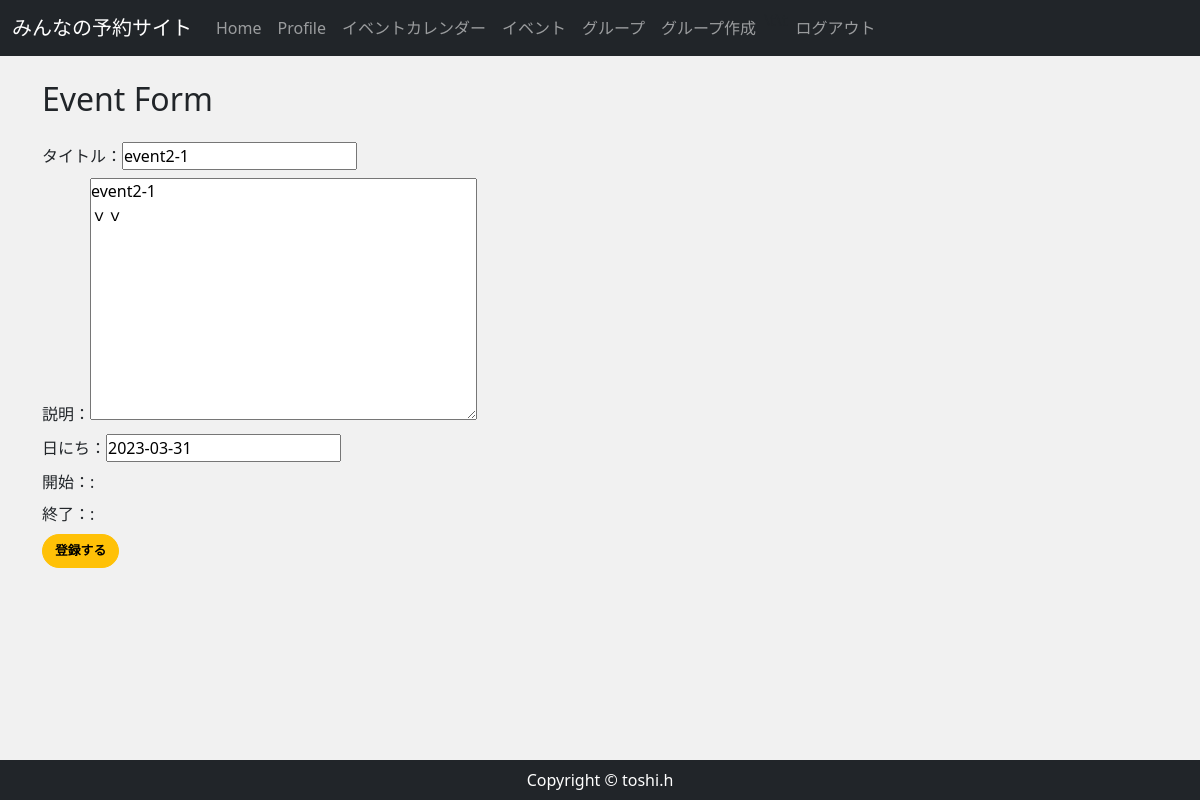
The page /event_edit/3/ (signed in) on the database its author committed.
### reservation/models.py (models this page shows, shortened)
class Event(models.Model):
    event_title = models.CharField(max_length=150)
    event_detail = models.TextField()
    group = models.ForeignKey(Group,  on_delete=models.CASCADE, related_name="group_event")
    event_date = models.DateField()
    start_time = models.TimeField()
    end_time = models.TimeField()

### reservation/views.py (the view, shortened to what this page needs)
# urls.py: path('event_edit/<int:pk>/',views.EventEditView.as_view(), name="event_edit"),
class EventEditView(UpdateView):
    model = Event
    template_name = 'reservation/event_form.html'
    form_class = EventForm
    success_url = reverse_lazy('group_detail')
    def get(self, request, **kwargs):
        event_data = Event.objects.get(id=self.kwargs['pk'])
        staff_data = ApprovedStaff.objects.filter(
            group = event_data.group, approved=True)
        names = [data.staff for data in staff_data]
        if not request.user in names:
            return HttpResponse('<h1>%sさんは%sの編集権限がありません</h1>' % (request.user.nickname, event_data.group ))
        return super().get(request)

### reservation/forms.py
class EventForm(forms.ModelForm):
    start_time = forms.TimeField(widget=forms.TimeInput(attrs={'type': 'time'}))
    end_time = forms.TimeField(widget=forms.TimeInput(attrs={'type': 'time'}))
    class Meta:
        model = Event
        fields = [
            "event_title",
            "event_detail",
            "event_date",
            "start_time",
            "end_time",
        ]

### accounts/models.py (called while the page is built)
    @property
    def is_active(self):
        return self.active

### reservation/templates/reservation/event_form.html (shortened to what this page needs)
{% extends 'reservation/base.html' %}
{% load static %}
{% block content %}
<div class="my-4">
    <h2>Event Form</h2>
</div>
<form method="post" enctype="multipart/form-data" autocomplete="off">
    <div class="form-group my-2">
    タイトル：{{ form.event_title }}
    </div>
    <div class="form-group my-2">
    説明：{{ form.event_detail }}
    </div>
    <div class="form-group my-2">
    日にち：{{ form.event_date }}
    </div>
    <div class="form-group my-2">
    開始：{{ form.start_hour }}:{{ form.start_minute }}
    </div>
    <div class="form-group my-2">
    終了：{{ form.end_hour }}:{{ form.end_minute }}
    </div>
    <button class="btn btn-warning" type="submit">登録する</button>
</form>
{% endblock %}
    {% block extra_js %}
  <link rel="stylesheet" href="//code.jquery.com/ui/1.12.1/themes/base/jquery-ui.css">
   <link rel="stylesheet" type="text/css" href="https://cdnjs.cloudflare.com/ajax/libs/timedropper/1.0/timedropper.min.css">
    {% endblock %}

### reservation/static/css/rsv_style.css (style rules this page uses)
* { margin: 0; padding: 0; box-sizing: border-box; }
.btn { font-size: 80%; border-radius: 5rem; font-weight: bold; }

### rows shown on the page
Event: event_title "event2-1", event_detail "event2-1 ｖｖ", event_date "2023-03-31"
